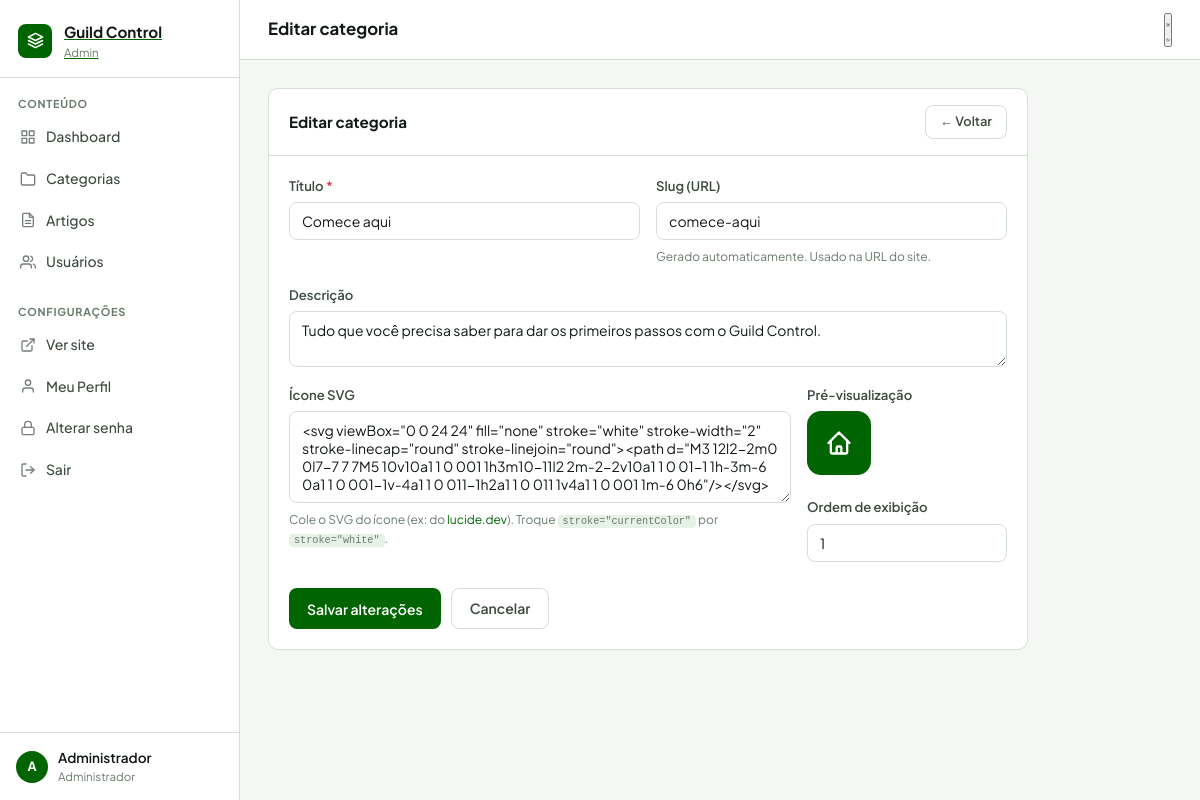
/admin/category-form.php?id=1 (signed in), run on the app's committed database.
### tables this page shows
CREATE TABLE `categories` (
  `id` int(11) NOT NULL,
  `slug` varchar(100) NOT NULL,
  `title` varchar(255) NOT NULL,
  `description` text DEFAULT NULL,
  `icon_svg` text DEFAULT NULL,
  `sort_order` int(11) DEFAULT 0,
  `created_at` timestamp NOT NULL DEFAULT current_timestamp(),
  `updated_at` timestamp NOT NULL DEFAULT current_timestamp() ON UPDATE current_timestamp()
);

### admin/category-form.php (the view, shortened to what this page needs)
<?php
$db       = getDB();
$cat      = null;
if (!empty($_GET['id'])) {
    $stmt = $db->prepare('SELECT * FROM categories WHERE id = ?');
    $stmt->execute([(int)$_GET['id']]);
    $cat = $stmt->fetch();
}
$pageTitle = $cat ? 'Editar categoria' : 'Nova categoria';
require '_header.php';
?>
<div class="panel" style="max-width:760px">
  <div class="panel-header">
    <h2 class="panel-title"><?= $pageTitle ?></h2>
    <a href="/admin/categories.php" class="btn btn-sm btn-outline">← Voltar</a>
  </div>
  <form method="POST" class="form-stack">
    <div class="form-row">
      <div class="form-group">
        <label>Título <span class="required">*</span></label>
        <input type="text" name="title" value="<?= htmlspecialchars($cat['title'] ?? $_POST['title'] ?? '') ?>"
               placeholder="Ex: Comece aqui" required oninput="autoSlug(this.value)"/>
      </div>
      <div class="form-group">
        <label>Slug (URL)</label>
        <input type="text" name="slug" id="slugField"
               value="<?= htmlspecialchars($cat['slug'] ?? $_POST['slug'] ?? '') ?>"
               placeholder="comece-aqui"/>
        <small class="form-hint">Gerado automaticamente. Usado na URL do site.</small>
      </div>
    </div>
    <div class="form-group">
      <label>Descrição</label>
      <textarea name="desc" rows="2" placeholder="Breve descrição da categoria"><?= htmlspecialchars($cat['description'] ?? $_POST['desc'] ?? '') ?></textarea>
    </div>
    <div class="form-row">
      <div class="form-group">
        <label>Ícone SVG</label>
        <textarea name="icon_svg" id="iconSvg" rows="4"
                  placeholder='<svg viewBox="0 0 24 24" ...>...</svg>'><?= htmlspecialchars($cat['icon_svg'] ?? $_POST['icon_svg'] ?? '') ?></textarea>
        <small class="form-hint">Cole o SVG do ícone (ex: do <a href="https://lucide.dev" target="_blank">lucide.dev</a>).
          Troque <code>stroke="currentColor"</code> por <code>stroke="white"</code>.</small>
      </div>
      <div class="form-group" style="max-width:200px">
        <label>Pré-visualização</label>
        <div class="icon-preview" id="iconPreview">
          <?= $cat['icon_svg'] ?? '' ?>
        </div>
        <label style="margin-top:16px">Ordem de exibição</label>
        <input type="number" name="sort_order" min="0"
               value="<?= htmlspecialchars($cat['sort_order'] ?? $_POST['sort_order'] ?? '0') ?>"/>
      </div>
    </div>
    <div class="form-actions">
      <button type="submit" class="btn btn-primary">
        <?= $cat ? 'Salvar alterações' : 'Criar categoria' ?>
      </button>
      <a href="/admin/categories.php" class="btn btn-outline">Cancelar</a>
    </div>
  </form>
</div>
<?php
require '_footer.php';
?>

### admin/css/admin.css (style rules this page uses)
*, *::before, *::after { box-sizing: border-box; margin: 0; padding: 0; }
:root { --green: #006400; --green-mid: #008000; --green-light: #e6f2e6; --green-pale: #f2f8f2; --green-accent: #00a550; --ink: #111814; --ink-2: #3d4a3f; --ink-3: #6b7a6d; --border: #d4e0d4; --white: #ffffff; --bg: #f4f7f4; --red: #dc3545; --red-light: #fde8ea; --sidebar-w: 240px; --topbar-h: 60px; --radius: 10px; --shadow: 0 1px 4px rgba(0,0,0,.08); --shadow-md: 0 4px 16px rgba(0,0,0,.10); --transition: .18s ease; }
html { scroll-behavior: smooth; }
body { font-family: 'Plus Jakarta Sans', sans-serif; background: var(--bg); color: var(--ink); min-height: 100vh; font-size: 14px; line-height: 1.55; }
a { color: var(--green); text-decoration: none; }
code { font-size: .85em; background: var(--green-light); padding: 1px 5px; border-radius: 4px; }
.panel { background: var(--white); border: 1px solid var(--border); border-radius: var(--radius); margin-bottom: 24px; overflow: hidden; }
.panel-header { display: flex; align-items: center; justify-content: space-between; padding: 16px 20px; border-bottom: 1px solid var(--border); gap: 12px; }
.panel-title { font-size: .95rem; font-weight: 700; color: var(--ink); }
.btn { display: inline-flex; align-items: center; gap: 6px; border: none; border-radius: 8px; padding: 9px 18px; font-family: inherit; font-size: .875rem; font-weight: 600; cursor: pointer; transition: var(--transition); text-decoration: none; white-space: nowrap; }
.btn-primary { background: var(--green); color: var(--white); }
.btn-outline { background: none; border: 1px solid var(--border); color: var(--ink-2); }
.btn-sm { padding: 6px 14px; font-size: .8rem; }
.form-stack { display: flex; flex-direction: column; gap: 18px; padding: 20px; }
.form-row { display: flex; gap: 16px; flex-wrap: wrap; }
.form-row .form-group { flex: 1; min-width: 180px; }
.form-group { display: flex; flex-direction: column; gap: 6px; }
label { font-size: .82rem; font-weight: 600; color: var(--ink-2); }
.required { color: var(--red); }
.form-hint { font-size: .75rem; color: var(--ink-3); margin-top: 2px; }
input[type=text], input[type=email], input[type=password], input[type=number], input[type=date], textarea, select { width: 100%; padding: 9px 12px; border: 1px solid var(--border); border-radius: 8px; font-family: inherit; font-size: .875rem; color: var(--ink); background: var(--white); transition: var(--transition); outline: none; }
textarea { resize: vertical; }
.form-actions { display: flex; gap: 10px; padding-top: 8px; flex-wrap: wrap; }
.icon-preview { width: 64px; height: 64px; background: var(--green); border-radius: 14px; display: grid; place-items: center; }
.icon-preview svg { width: 28px; }

### data on the page
categories: title "Comece aqui", slug "comece-aqui", desc "Tudo que você precisa saber para dar os primeiros passos com o Guild Control.", icon_svg "<svg viewBox=\"0 0 24 24\" fill=\"none\" stroke=\"white\" stroke-width=\"2\" stroke-linecap=\"round\" stroke-linejoin=\"round\"><path d=\"M3 12l2-2m0 0l7-7 7 7M5 10v10a1 1 0 001 1h3m10-11l2 2m-2-2v10a1 1 0 01-1 1h-3m-6 0a1 1 0 001-1v-4a1 1 0 011-1h2a1 1 0 011 1v4a1 1 0 001 1m-6 0h6\"/></svg>", sort_order "1"

### other printed values
substr($_SESSION['admin_name'] ?? 'A', 0, 1) "A"
$_SESSION['admin_name'] "Administrador"
$pageTitle "Editar categoria"
